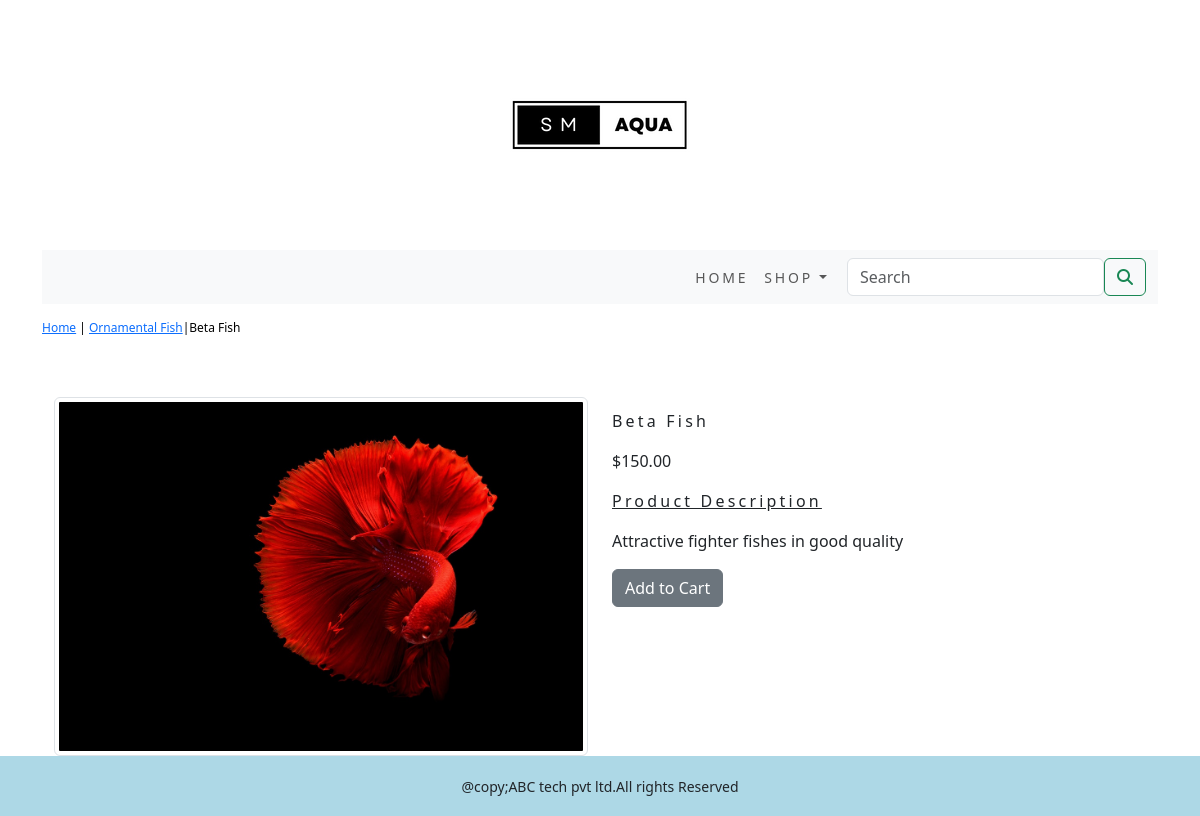
Page /shopapp/ornamental-fish/beta-fish/ on the committed database.
### shopapp/models.py (models this page shows, shortened)
class Product(models.Model):
    name = models.CharField(max_length=250, unique=True)
    slug = models.SlugField(max_length=250, unique=True)
    description = models.TextField(blank=True)
    price = models.DecimalField(max_digits=10, decimal_places=2)
    category = models.ForeignKey(Category, on_delete=models.CASCADE)
    image = models.ImageField(upload_to='product', blank=True)
    stock = models.IntegerField()
    available = models.BooleanField(default=True)
    created = models.DateTimeField(auto_now_add=True)
    updated = models.DateTimeField(auto_now=True)
    class Meta:
        ordering = ('name',)
        verbose_name = 'product'
        verbose_name_plural = 'products'

class Category(models.Model):
    name = models.CharField(max_length=250, unique=True)
    slug = models.SlugField(max_length=250, unique=True)
    description = models.TextField(blank=True)
    image = models.ImageField(upload_to='category', blank=True)
    class Meta:
        ordering = ('name',)
        verbose_name = 'category'
        verbose_name_plural = 'categories'
    def get_url(self):
        return reverse('shopapp:products_by_category',args=[self.slug])
    def __str__(self):
        return '{}'.format(self.name)

### shopapp/views.py (the view)
# urls.py: path('<slug:c_slug>/<slug:product_slug>/', views.proDetail, name='prodCatdetail'),
def proDetail(request,c_slug,product_slug):
    try:
        product=Product.objects.get(category__slug=c_slug,slug=product_slug)
    except Exception as e:
        raise e
    return render(request,'product.html',{'product':product})

### cart/context_processors.py (called while the page is built)
def counter(request):
    item_count = 0
    if 'admin' in request.path:
        return {}
    else:
        try:
            cart = Cart.objects.filter(cart_id=_cart_id(request))
            cart_items = CartItem.objects.all().filter(cart=cart[:1])
            for cart_item in cart_items:
                item_count += cart_item.quantity
        except Cart.DoesNotExist:
            item_count = 0
    return dict(item_count=item_count)

### cart/views.py (called while the page is built)
def _cart_id(request):
    cart = request.session.session_key
    if not cart:
        cart = request.session.create()
    return cart

### shopapp/context_processors.py (called while the page is built)
def menu_links(request):
    links=Category.objects.all()
    return dict(links=links)

### templates/product.html (shortened to what this page needs)
{% extends 'base.html' %}
{% load static %}
{% block content %}
<div class="row my_prod_row_class">
  <div class="mx_auto">
    <p> <a href="{% url 'shopapp:allProdCat' %}">Home</a> | <a href="{{product.category.get_url}}">{{product.category}}</a>|{{product.name}}</p>
  </div>
</div>
<div class="container">
<br>
<div class="row">
    <div class="col-12 col-sm-12 col-md-12 col-lg-6 text-center">
        <div style="min-width:18rem">
            <img class="img-fluid img-thumbnail" src="{{product.image.url}}"  alt="{{product.name}}" >
        </div>
    </div>
    <div class="col-12 col-sm-12 col-md-12 col-lg-6 ">
        <div>
        <h1 class="my_prod_title">{{product.name}}</h1>
        <p>${{product.price}}</p>
        <p class="my_title"><u>Product Description</u></p>
        <p class="text-justify my_prod_text">{{product.description}}</p>
        {% if product.stock <= 0 %}
        <p class="text_justify my_prod_text"><b>Out of Stock</b></p>
        {% else %}
        <a class="btn btn-secondary" href="{% url 'cart:add_cart' product.id %}">Add to Cart</a>
        {% endif %}
    </div>
</div>
</div>
</div>
{% endblock %}

### static/css/custom.css (style rules this page uses)
body { background-color:aqua; font-family: 'Roboto', sans-serif; }
.my_title { font-size:16px; text_transform:uppercase; letter-spacing: .2em; }
.my_prod_row_class { padding-top:15px; padding-bottom:20px; }
.my_prod_row_class .mx_auto { color:#000; font-size:12px; text-decoration:none; }
.my_prod_title { font-size:16px; text_transform:uppercase; letter-spacing:.2em; padding-top:15px; padding-bottom:10px; }
.my_prod_text { padding-right:20px; }

### rows in the picture
Product: category "Ornamental Fish", name "Beta Fish", image (picture), price "150.00", description "Attractive fighter fishes in good quality"
